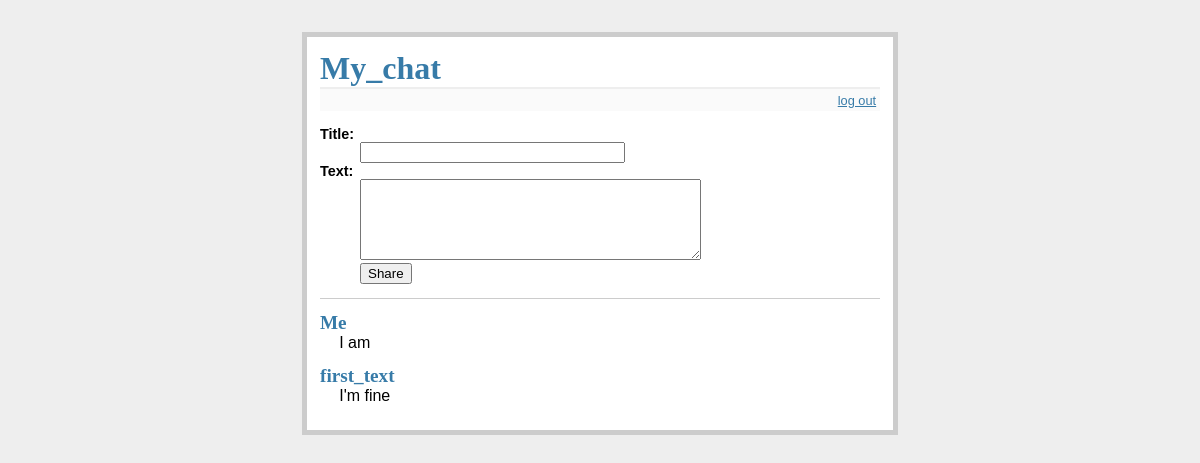
The page / (signed in) on the database as committed earlier.
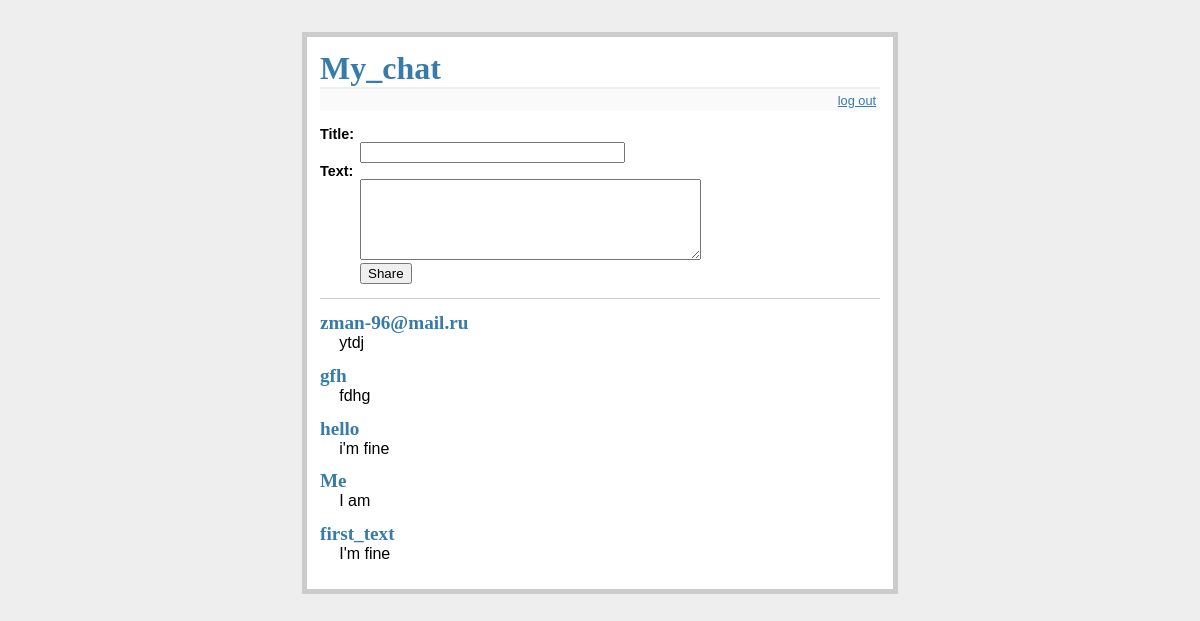
The same page on the database as committed later.
### tables this page shows
CREATE TABLE entries (
    id INTEGER primary key autoincrement,
    title text not null,
    text text not null
);

### chat.py (the view)
@app.route('/')
def show_entries():
    db = get_db()
    cur = db.execute('select title, text from entries order by id desc')
    entries = cur.fetchall()
    return render_template('show_entries.html', entries=entries)

### chat.py (called while the page is built)
def connect_db():
    rv = sqlite3.connect(app.config['DATABASE'])
    rv.row_factory = sqlite3.Row
    return rv

def get_db():
    if not hasattr(g, 'sqlite_db'):
        g.sqlite_db = connect_db()
    return g.sqlite_db

### templates/show_entries.html
{% extends "layout.html" %}
{% block body %}
  {% if session.logged_in %}
    <form action="{{ url_for('add_entry') }}" method=post class=add-entry>
      <dl>
        <dt>Title:
        <dd><input type=text size=30 name=title>
        <dt>Text:
        <dd><textarea name=text rows=5 cols=40></textarea>
        <dd><input type=submit value=Share>
      </dl>
    </form>
  {% endif %}
  <ul class=entries>
  {% for entry in entries %}
    <li><h2>{{ entry.title }}</h2>{{ entry.text|safe }}
  {% else %}
    <li><em>Unbelievable. No entries here so far</em>
  {% endfor %}
  </ul>
{% endblock %}

### templates/layout.html (shortened to what this page needs)
<!doctype html>
<link rel=stylesheet type=text/css href="{{ url_for('static', filename='style.css') }}">
<div class=page>
  <h1>My_chat</h1>
  <div class=metanav>
  {% if not session.logged_in %}
    <a href="{{ url_for('login') }}">log in</a>
  {% else %}
    <a href="{{ url_for('logout') }}">log out</a>
  {% endif %}
  </div>
  {% block body %}{% endblock %}
</div>

### static/style.css (style rules this page uses)
a, h1, h2 { color: #377ba8; }
h1, h2 { font-family: 'Georgia', serif; margin: 0; }
h1 { border-bottom: 2px solid #eee; }
h2 { font-size: 1.2em; }
.page { margin: 2em auto; width: 35em; border: 5px solid #ccc; padding: 0.8em; background: white; }
.entries { list-style: none; margin: 0; padding: 0; }
.entries li { margin: 0.8em 1.2em; }
.entries li h2 { margin-left: -1em; }
.add-entry { font-size: 0.9em; border-bottom: 1px solid #ccc; }
.add-entry dl { font-weight: bold; }
.metanav { text-align: right; font-size: 0.8em; padding: 0.3em; margin-bottom: 1em; background: #fafafa; }

Rows that differ between the two databases and show on the page:
added entries: title "zman-96@mail.ru", text "ytdj"
added entries: title "gfh", text "fdhg"
added entries: title "hello", text "i'm fine"
